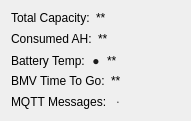
   <widget class="QWidget" name="layoutWidget">
    <property name="geometry">
     <rect>
      <x>717</x>
      <y>829</y>
      <width>191</width>
      <height>121</height>
     </rect>
    </property>
    <layout class="QGridLayout" name="gridLayout_10">
     <item row="0" column="0">
      <layout class="QFormLayout" name="formLayout_7">
       <item row="0" column="0">
        <widget class="QLabel" name="Installed_CAP_label">
         <property name="text">
          <string>Total Capacity:</string>
         </property>
        </widget>
       </item>
       <item row="0" column="1">
        <widget class="QLabel" name="Installed_CAP_Value">
         <property name="text">
          <string>**</string>
         </property>
        </widget>
       </item>
      </layout>
     </item>
     <item row="1" column="0">
      <layout class="QFormLayout" name="formLayout_8">
       <item row="0" column="0">
        <widget class="QLabel" name="Remaining_CAP_label">
         <property name="text">
          <string>Consumed AH:</string>
         </property>
        </widget>
       </item>
       <item row="0" column="1">
        <widget class="QLabel" name="Remaining_CAP_Value">
         <property name="text">
          <string>**</string>
         </property>
        </widget>
       </item>
      </layout>
     </item>
     <item row="2" column="0">
      <layout class="QHBoxLayout" name="horizontalLayout_12">
       <item>
        <widget class="QLabel" name="Battery_Temp_label">
         <property name="toolTip">
          <string>&lt;html&gt;&lt;head/&gt;&lt;body&gt;&lt;p&gt;Battery Temperature Out Of High / Low Range When LED On&lt;/p&gt;&lt;/body&gt;&lt;/html&gt;</string>
         </property>
         <property name="text">
          <string>Battery Temp:</string>
         </property>
        </widget>
       </item>
       <item>
        <widget class="QLabel" name="Battery_Temp_Alarm_LED">
         <property name="maximumSize">
          <size>
           <width>10</width>
           <height>16777215</height>
          </size>
         </property>
         <property name="font">
          <font>
           <pointsize>9</pointsize>
          </font>
         </property>
         <property name="toolTip">
          <string>&lt;html&gt;&lt;head/&gt;&lt;body&gt;&lt;p&gt;Battery Temperature Out Of High / Low Range When On&lt;/p&gt;&lt;/body&gt;&lt;/html&gt;</string>
         </property>
         <property name="styleSheet">
          <string notr="true">color: rgb(28, 28, 28);</string>
         </property>
         <property name="text">
          <string>●</string>
         </property>
         <property name="alignment">
          <set>Qt::AlignCenter</set>
         </property>
        </widget>
       </item>
       <item>
        <widget class="QLabel" name="Battery_Temp_Value">
         <property name="text">
          <string>**</string>
         </property>
        </widget>
       </item>
      </layout>
     </item>
     <item row="3" column="0">
      <layout class="QFormLayout" name="formLayout_9">
       <item row="0" column="0">
        <widget class="QLabel" name="BatteryTTG_label">
         <property name="toolTip">
          <string>Time to BMV Discharge Floor
Set in Victron Connect</string>
         </property>
         <property name="text">
          <string>BMV Time To Go:</string>
         </property>
        </widget>
       </item>
       <item row="0" column="1">
        <widget class="QLabel" name="BatteryTTG_Value">
         <property name="text">
          <string>**</string>
         </property>
        </widget>
       </item>
      </layout>
     </item>
     <item row="4" column="0">
      <layout class="QFormLayout" name="formLayout_6">
       <item row="0" column="0">
        <widget class="QLabel" name="MQTT_label">
         <property name="toolTip">
          <string>Blinking Green if Connected and receiving messages.
Red if Disconnected from broker.</string>
         </property>
         <property name="text">
          <string>MQTT Messages:</string>
         </property>
        </widget>
       </item>
       <item row="0" column="1">
        <widget class="QLabel" name="MQTT_LED">
         <property name="maximumSize">
          <size>
           <width>10</width>
           <height>16777215</height>
          </size>
         </property>
         <property name="font">
          <font>
           <pointsize>2</pointsize>
          </font>
         </property>
         <property name="toolTip">
          <string/>
         </property>
         <property name="whatsThis">
          <string/>
         </property>
         <property name="styleSheet">
          <string notr="true"/>
         </property>
         <property name="text">
          <string>●</string>
         </property>
         <property name="alignment">
          <set>Qt::AlignCenter</set>
         </property>
        </widget>
       </item>
      </layout>
     </item>
    </layout>
   </widget>
